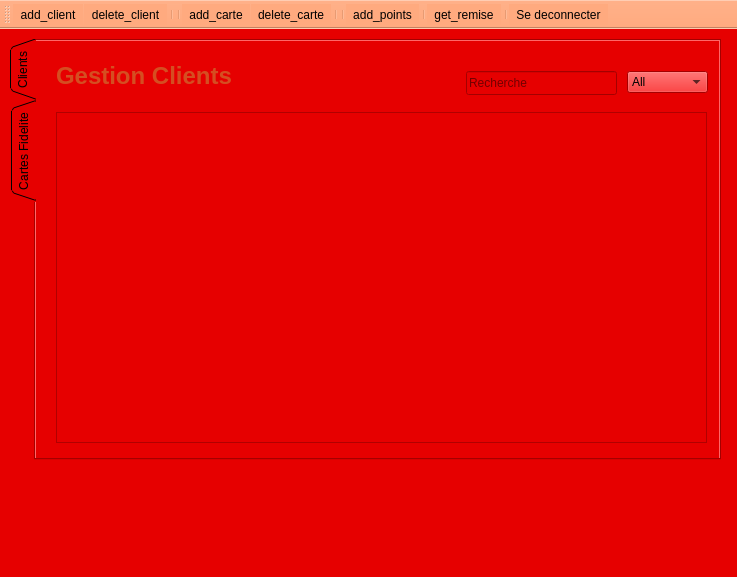
<?xml version="1.0" encoding="UTF-8"?>
<ui version="4.0">
 <class>gestion_aziz</class>
 <widget class="QMainWindow" name="gestion_aziz">
  <property name="geometry">
   <rect>
    <x>0</x>
    <y>0</y>
    <width>737</width>
    <height>577</height>
   </rect>
  </property>
  <property name="windowTitle">
   <string>MainWindow</string>
  </property>
  <property name="styleSheet">
   <string notr="true">background-image: url(:/new/prefix1/img/maxresdefault.jpg);
background-color: rgb(230, 0, 0);</string>
  </property>
  <widget class="QWidget" name="centralwidget">
   <widget class="QTabWidget" name="tabWidget">
    <property name="geometry">
     <rect>
      <x>10</x>
      <y>10</y>
      <width>711</width>
      <height>421</height>
     </rect>
    </property>
    <property name="styleSheet">
     <string notr="true">background-image: url(:/res/img/hand-painted-watercolor-background-with-sky-clouds-shape_24972-1095.jpg);
background-image: url(:/new/prefix1/img/maxresdefault.jpg);
background-image: url(:/new/prefix1/img/maxresdefault.jpg);</string>
    </property>
    <property name="tabPosition">
     <enum>QTabWidget::West</enum>
    </property>
    <property name="tabShape">
     <enum>QTabWidget::Triangular</enum>
    </property>
    <property name="currentIndex">
     <number>0</number>
    </property>
    <widget class="QWidget" name="tab">
     <attribute name="title">
      <string>Clients</string>
     </attribute>
     <widget class="QLineEdit" name="rech_client">
      <property name="geometry">
       <rect>
        <x>430</x>
        <y>30</y>
        <width>151</width>
        <height>24</height>
       </rect>
      </property>
      <property name="placeholderText">
       <string>Recherche</string>
      </property>
      <property name="clearButtonEnabled">
       <bool>true</bool>
      </property>
     </widget>
     <widget class="QTableView" name="table_client">
      <property name="geometry">
       <rect>
        <x>20</x>
        <y>71</y>
        <width>651</width>
        <height>331</height>
       </rect>
      </property>
      <property name="styleSheet">
       <string notr="true"/>
      </property>
      <property name="sortingEnabled">
       <bool>true</bool>
      </property>
      <attribute name="horizontalHeaderCascadingSectionResizes">
       <bool>true</bool>
      </attribute>
      <attribute name="horizontalHeaderShowSortIndicator" stdset="0">
       <bool>true</bool>
      </attribute>
      <attribute name="horizontalHeaderStretchLastSection">
       <bool>false</bool>
      </attribute>
     </widget>
     <widget class="QLabel" name="label">
      <property name="geometry">
       <rect>
        <x>20</x>
        <y>20</y>
        <width>251</width>
        <height>31</height>
       </rect>
      </property>
      <property name="styleSheet">
       <string notr="true">color: rgb(213, 78, 33);</string>
      </property>
      <property name="text">
       <string>&lt;html&gt;&lt;head/&gt;&lt;body&gt;&lt;p&gt;&lt;span style=&quot; font-size:18pt; font-weight:600; color:#d54e21;&quot;&gt;Gestion Clients&lt;/span&gt;&lt;/p&gt;&lt;/body&gt;&lt;/html&gt;</string>
      </property>
     </widget>
     <widget class="QComboBox" name="client_sel_col">
      <property name="geometry">
       <rect>
        <x>591</x>
        <y>30</y>
        <width>81</width>
        <height>22</height>
       </rect>
      </property>
      <item>
       <property name="text">
        <string>All</string>
       </property>
      </item>
      <item>
       <property name="text">
        <string>ID</string>
       </property>
      </item>
      <item>
       <property name="text">
        <string>Nom</string>
       </property>
      </item>
      <item>
       <property name="text">
        <string>Naissance</string>
       </property>
      </item>
      <item>
       <property name="text">
        <string>Mail</string>
       </property>
      </item>
      <item>
       <property name="text">
        <string>Ajout</string>
       </property>
      </item>
     </widget>
    </widget>
    <widget class="QWidget" name="tab_2">
     <attribute name="title">
      <string>Cartes Fidelite</string>
     </attribute>
     <widget class="QTableView" name="table_carte">
      <property name="geometry">
       <rect>
        <x>10</x>
        <y>70</y>
        <width>651</width>
        <height>381</height>
       </rect>
      </property>
      <property name="styleSheet">
       <string notr="true">background-image: url(:/new/prefix1/img/hand-painted-watercolor-background-with-sky-clouds-shape_24972-1095.jpg);</string>
      </property>
      <property name="selectionMode">
       <enum>QAbstractItemView::ExtendedSelection</enum>
      </property>
      <property name="sortingEnabled">
       <bool>true</bool>
      </property>
      <attribute name="horizontalHeaderShowSortIndicator" stdset="0">
       <bool>true</bool>
      </attribute>
     </widget>
     <widget class="QLabel" name="label_4">
      <property name="geometry">
       <rect>
        <x>30</x>
        <y>20</y>
        <width>241</width>
        <height>31</height>
       </rect>
      </property>
      <property name="text">
       <string>&lt;html&gt;&lt;head/&gt;&lt;body&gt;&lt;p&gt;&lt;span style=&quot; font-size:18pt; font-weight:600; color:#d54e21;&quot;&gt;Gestion Cartes&lt;/span&gt;&lt;/p&gt;&lt;/body&gt;&lt;/html&gt;</string>
      </property>
     </widget>
     <widget class="QLineEdit" name="rech_carte">
      <property name="geometry">
       <rect>
        <x>430</x>
        <y>30</y>
        <width>141</width>
        <height>24</height>
       </rect>
      </property>
      <property name="placeholderText">
       <string>Recherche</string>
      </property>
      <property name="clearButtonEnabled">
       <bool>true</bool>
      </property>
     </widget>
     <widget class="QComboBox" name="carte_sel_col">
      <property name="geometry">
       <rect>
        <x>580</x>
        <y>30</y>
        <width>81</width>
        <height>22</height>
       </rect>
      </property>
      <item>
       <property name="text">
        <string>All</string>
       </property>
      </item>
      <item>
       <property name="text">
        <string>ID</string>
       </property>
      </item>
      <item>
       <property name="text">
        <string>Client</string>
       </property>
      </item>
      <item>
       <property name="text">
        <string>Points</string>
       </property>
      </item>
      <item>
       <property name="text">
        <string>Remise</string>
       </property>
      </item>
      <item>
       <property name="text">
        <string>Ajout</string>
       </property>
      </item>
     </widget>
    </widget>
   </widget>
  </widget>
  <widget class="QMenuBar" name="menubar">
   <property name="geometry">
    <rect>
     <x>0</x>
     <y>0</y>
     <width>737</width>
     <height>26</height>
    </rect>
   </property>
  </widget>
  <widget class="QStatusBar" name="statusbar"/>
  <widget class="QToolBar" name="toolBar">
   <property name="windowTitle">
    <string>toolBar</string>
   </property>
   <property name="styleSheet">
    <string notr="true">background-color: rgb(255, 170, 127);</string>
   </property>
   <attribute name="toolBarArea">
    <enum>TopToolBarArea</enum>
   </attribute>
   <attribute name="toolBarBreak">
    <bool>false</bool>
   </attribute>
   <addaction name="actionadd_client"/>
   <addaction name="actiondelete_client"/>
   <addaction name="separator"/>
   <addaction name="separator"/>
   <addaction name="actionadd_carte"/>
   <addaction name="actiondelete_carte"/>
   <addaction name="separator"/>
   <addaction name="separator"/>
   <addaction name="actionadd_points"/>
   <addaction name="separator"/>
   <addaction name="actionget_remise"/>
   <addaction name="separator"/>
   <addaction name="actiondeconnecter"/>
  </widget>
  <action name="actionadd_client">
   <property name="icon">
    <iconset>
     <normaloff>img/user-add-icon---shine-set-add-new-user-add-user-30.png</normaloff>
     <normalon>:/new/prefix1/img/user-add-icon---shine-set-add-new-user-add-user-30.png</normalon>img/user-add-icon---shine-set-add-new-user-add-user-30.png</iconset>
   </property>
   <property name="text">
    <string>add_client</string>
   </property>
  </action>
  <action name="actiondelete_client">
   <property name="icon">
    <iconset>
     <normaloff>img/images.png</normaloff>
     <normalon>:/new/prefix1/img/images.png</normalon>img/images.png</iconset>
   </property>
   <property name="text">
    <string>delete_client</string>
   </property>
  </action>
  <action name="actionadd_carte">
   <property name="icon">
    <iconset resource="resources.qrc">
     <normaloff>:/new/prefix1/img/Add-icon.png</normaloff>
     <normalon>:/res/img/Add-icon.png</normalon>:/new/prefix1/img/Add-icon.png</iconset>
   </property>
   <property name="text">
    <string>add_carte</string>
   </property>
  </action>
  <action name="actiondelete_carte">
   <property name="icon">
    <iconset>
     <normaloff>img/delete-icon.png</normaloff>
     <normalon>:/new/prefix1/img/delete-icon.png</normalon>img/delete-icon.png</iconset>
   </property>
   <property name="text">
    <string>delete_carte</string>
   </property>
  </action>
  <action name="actionadd_points">
   <property name="icon">
    <iconset>
     <normalon>:/new/prefix1/img/archiver.jpg</normalon>
    </iconset>
   </property>
   <property name="text">
    <string>add_points</string>
   </property>
  </action>
  <action name="actionget_remise">
   <property name="icon">
    <iconset>
     <normalon>:/new/prefix1/img/ajouter article.jpg</normalon>
    </iconset>
   </property>
   <property name="text">
    <string>get_remise</string>
   </property>
  </action>
  <action name="actiondeconnecter">
   <property name="icon">
    <iconset>
     <normaloff>img/Windows-Log-Off-icon.png</normaloff>
     <normalon>:/new/prefix1/img/Windows-Log-Off-icon.png</normalon>img/Windows-Log-Off-icon.png</iconset>
   </property>
   <property name="text">
    <string>Se deconnecter</string>
   </property>
   <property name="toolTip">
    <string>deconnecter</string>
   </property>
   <property name="shortcut">
    <string>Ctrl+O</string>
   </property>
  </action>
 </widget>
 <resources>
  <include location="resources.qrc"/>
 </resources>
 <connections/>
</ui>
